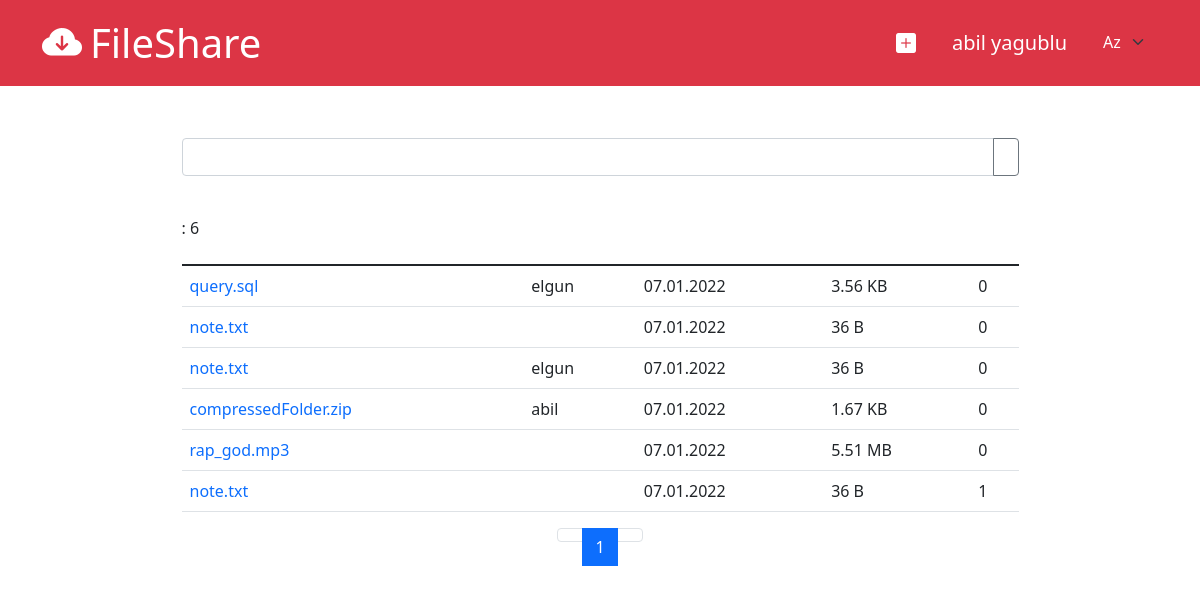
Page /files/all (signed in) on the committed database.
### tables this page shows
CREATE TABLE `fileinfo` (
  `id` int(11) NOT NULL,
  `file_id` int(11) NOT NULL,
  `storage_id` int(11) DEFAULT NULL,
  `download_count` int(11) NOT NULL DEFAULT 0,
  `status` int(11) NOT NULL DEFAULT 0,
  `old_status` int(11) DEFAULT NULL,
  `password` varchar(255) DEFAULT NULL,
  `description` varchar(255) DEFAULT NULL
);

CREATE TABLE `file` (
  `id` int(11) NOT NULL,
  `name` varchar(255) NOT NULL,
  `path` varchar(255) NOT NULL,
  `size` varchar(255) NOT NULL,
  `created_at` datetime NOT NULL DEFAULT current_timestamp(),
  `type` varchar(255) NOT NULL
);

CREATE TABLE `user` (
  `id` int(11) NOT NULL,
  `name` varchar(255) NOT NULL,
  `username` varchar(255) NOT NULL,
  `email` varchar(255) NOT NULL,
  `password` varchar(255) NOT NULL,
  `birthdate` datetime DEFAULT NULL,
  `gender` int(11) DEFAULT NULL,
  `created_at` datetime NOT NULL DEFAULT current_timestamp(),
  `status` int(11) NOT NULL
);

### app/controllers/Files.php (called while the page is built, shortened)
<?php
    class Files extends Controller{
        protected FileInfo $fileInfoModel;
        public function __construct()
        {
            $this->fileInfoModel = $this->model('FileInfo');
        }
        public function all($pageNo = 1){
            $start = ($pageNo - 1) * 10;
            if($_SERVER['REQUEST_METHOD'] == 'POST'){
                $_POST = filter_input_array(INPUT_POST, FILTER_SANITIZE_STRING);
                $result = $this->fileInfoModel->getFileInfosByNameAndMode($_POST['search'], [$start, 10], FileHelper::FILE_ATTR_PUBLIC);
                $result['search'] = $_POST['search'];
            }else{
                $start = ($pageNo - 1) * 10;
                $result = $this->fileInfoModel->getFileInfosByMode([$start, $start + 10], FileHelper::FILE_ATTR_PUBLIC);
            }
            $idArr = ModelHelper::getAllUserFileId($result['files']);
            if(count($idArr) > 0){
                $detailedResult = $this->fileInfoModel->getAllFileInfoUserDetailById($idArr);
                $result['files'] = ModelHelper::mergeFileInfoArr($result['files'], $detailedResult);
            }
            $content = FileHelper::getPageContentByLang('files/all', Core::$lang);
            $result['page_no'] = $pageNo;
            $result['content'] = $content;
            $this->view('files/all', $result);
        }
    }

### app/libraries/Core.php (called while the page is built, shortened)
<?php
    class Core{
        protected $currentMethod = 'index';
        protected $params = [];
        public function __construct()
        {
            $url = $this->getUrl();
            $index = 0;
            if(isset($url[$index]) && file_exists('../app/controllers/' . $url[$index] . '.php')){
                unset($url[$index]);
                $index++;
            }
            $this->currentController = new $this->currentController;
            if(isset($url[$index])){
                if(method_exists($this->currentController, $url[$index])){
                    $this->currentMethod = $url[$index];
                    unset($url[$index]);
                }
                $this->params = $url ? array_values($url) : [];
            }
            call_user_func_array([ $this->currentController, $this->currentMethod ], $this->params);
        }
        public function getUrl(){
            if(isset($_GET['url'])){
                $url = rtrim($_GET['url'], '/');
                $url = filter_var($url, FILTER_SANITIZE_URL);
                $url = explode('/', $url);
                return $url;
            }
        }
    }

### public/index.php (called while the page is built, shortened)
<?php
    new Core();

### app/libraries/Database.php (called while the page is built, shortened)
<?php
    class Database{
        private $dbh;
        private $stmt;
        public function __construct($host, $user, $pass, $dbname){
            $dsn = 'mysql:host=' . $host . ';dbname=' . $dbname;
            $options = [
                PDO::ATTR_PERSISTENT => true,
                PDO::ATTR_ERRMODE => PDO::ERRMODE_EXCEPTION,
                PDO::ATTR_DEFAULT_FETCH_MODE => PDO::FETCH_OBJ,
            ];
            try{
                $this->dbh = new PDO($dsn, $user, $pass, $options);
            }catch(PDOException $e){
                $this->error = $e->getMessage();
                echo $this->error;
            }
        }
        public function query($sql){
            $this->stmt = $this->dbh->prepare($sql);
        }
        public function bind($param, $value, $type = null){
            if(is_null($type)){
                switch(true){
                    case is_int($value):
                        $type = PDO::PARAM_INT;
                        break;
                }
            }
            $this->stmt->bindValue($param, $value, $type);
        }
        public function execute(){
            return $this->stmt->execute();
        }
        public function resultSet(){
            $this->execute();
            return $this->stmt->fetchAll();
        }
        public function single(){
            $this->execute();
            return $this->stmt->fetch();
        }
        public function rowCount(){
            return $this->stmt->rowCount();
        }
    }

### app/models/FileInfo.php (called while the page is built, shortened)
<?php
    class FileInfo extends Model{
        public function getFileInfosByMode(array $range, int $mode){
            $this->db->query("SELECT COUNT(*) as file_count FROM `fileinfo` WHERE `fileinfo`.`status` = :status");
            $this->db->bind(':status', $mode);
            $this->db->execute();
            $totalFile = $this->db->single()->file_count;
            $sql = "SELECT *, `file`.`created_at` as `file_created_at`,
                            `file`.`name` as `file_name`,
                            `fileinfo`.`id` as `fileinfo_id`,
                            `file`.`id` as `file_id` FROM `fileinfo`
                            INNER JOIN `file` ON `fileinfo`.`file_id` = `file`.`id`
                            WHERE `fileinfo`.`status` = :status ORDER BY `file`.`created_at`
                            DESC LIMIT :start, :count";
            $this->db->query($sql);
            $this->db->bind(':status', $mode);
            $this->db->bind(':start', $range[0]);
            $this->db->bind(':count', $range[1]);
            $this->db->execute();
            $dataSet = $this->db->resultSet();
            $pageCount = 0;
            if($this->db->rowCount() != 0)
            {
                $pageCount = ceil($totalFile / $range[1]);
            }
            return [
                'files' => $dataSet,
                'total_count' => $totalFile,
                'page_count' => $pageCount
            ];
        }
        public function getAllFileInfoUserDetailById($fileInfoIdArr){
            $sql = "SELECT *, `file`.`created_at` AS `file_created_at`,
                                         `file`.`name` AS `file_name`,
                                          `fileinfo`.`id` AS `fileinfo_id`,
                                          `fileinfo`.`status` as `fileinfo_status`,
                                          `file`.`id` AS `file_id` FROM `fileinfo`
                                          INNER JOIN `file` ON `fileinfo`.`file_id` = `file`.`id`
                                          INNER JOIN `userstorage` ON `userstorage`.`id` = `fileinfo`.`storage_id`
                                        INNER JOIN `user` ON `userstorage`.`user_id` = `user`.`id` WHERE `fileinfo`.`id` IN (";
            $sql .= implode(",", $fileInfoIdArr) . ")";
            $this->db->query($sql);
            $this->db->execute();
            return $this->db->resultSet();
        }
    }

### app/libraries/Model.php (called while the page is built, shortened)
<?php
    class Model{
        public function __construct()
        {
            $this->db = new Database(DB_HOST, DB_USER, DB_PASS, DB_NAME);
        }
    }

### app/helpers/model_helper.php (called while the page is built, shortened)
<?php
    class ModelHelper{
        public static function getAllUserFileId($fileInfoArr){
            $idArr = [];
            foreach ($fileInfoArr as $fileInfo) {
                if(!is_null($fileInfo->storage_id)){
                    $idArr[] = $fileInfo->fileinfo_id;
                }
            }
            return $idArr;
        }
    }

### app/helpers/sizing_helper.php (called while the page is built)
<?php
    function formatBytes($bytes, $precision = 2) {
        $units = array('B', 'KB', 'MB', 'GB', 'TB');
        $bytes = max($bytes, 0);
        $pow = floor(($bytes ? log($bytes) : 0) / log(1024));
        $pow = min($pow, count($units) - 1);
        $bytes /= pow(1024, $pow);
        return round($bytes, $precision) . ' ' . $units[$pow];
    }

### app/views/files/all.php (the view, shortened to what this page needs)
<?php require_once APPROOT . '/views/partials/header.php'?>
    <div class="container">
        <div class="d-flex flex-column justify-content-center align-items-center w-75 mx-auto">
            <form method="POST" class="w-100">
                <div class="input-group mb-3">
                    <input type="text" class="form-control" name="search" placeholder="<?= $data['content']->search_input ?>" value="<?= isset($data['search']) ? $data['search'] : ''?>">
                    <button class="btn btn-outline-secondary" type="submit" id="button-addon2"><?= $data['content']->search_btn ?></button>
                </div>
            </form>
            <p id="result-count" class="mt-4"><?= $data['content']->search_result ?>: <?= $data['total_count'] ?></p>
            <table class="table table-hover mt-2">
                <thead>
                    <tr>
                        <th><?= $data['content']->table->col0 ?></th>
                        <th><?= $data['content']->table->col1 ?></th>
                        <th><?= $data['content']->table->col2 ?></th>
                        <th><?= $data['content']->table->col3 ?></th>
                        <th><?= $data['content']->table->col4 ?></th>
                    </tr>
                </thead>
                <tbody>
                    <?php foreach ($data['files'] as $file): ?>
                        <tr>
                            <td><a href="<?= URLROOT ?>/files/info/<?= $file->fileinfo_id ?>"><?= $file->file_name ?></a></td>
                            <td><?= property_exists($file, 'username') ? $file->username : $data['content']->guest ?></td>
                            <td><?= (new DateTime($file->file_created_at))->format('d.m.Y') ?></td>
                            <td><?= formatBytes($file->size) ?></td>
                            <td><?= $file->download_count ?> <?= $data['content']->time ?></td>
                        </tr>
                    <?php endforeach; ?>
                </tbody>
            </table>
            <nav >
                <ul class="pagination">
                    <li class="page-item <?= $data['page_no'] == 1 ? 'disabled' : '' ?>">
                      <a class="page-link" href="<?= $data['page_no'] == 1 ? '#' : URLROOT . '/files/all/' . $data['page_no'] - 1 ?>"><?= $data['content']->pagePrev ?></a>
                    </li>
                    <?php for($i = 1; $i <= $data['page_count']; $i++): ?>
                    <li class="page-item <?= $data['page_no'] == $i ? 'active' : '' ?>" aria-current="page">
                        <a class="page-link" href="<?= URLROOT . '/files/all/' . $i?>"><?= $i ?></a>
                    </li>
                    <?php endfor; ?>
                    <li class="page-item <?= $data['page_no'] == $data['page_count'] || $data['page_count'] == 0 ? 'disabled' : '' ?>">
                        <a class="page-link" href="<?= $data['page_no'] == $data['page_count'] ? '#' : URLROOT . '/files/all/' . $data['page_no'] + 1 ?>"><?= $data['content']->pageNext ?></a>
                    </li>
                </ul>
            </nav>
        </div>
    </div>
<?php require_once APPROOT . '/views/partials/footer.php'?>

### public/css/style.css (style rules this page uses)
a { text-decoration: none; }
body, p { margin: 0; }
#result-count { align-self: start; }
body::before { display: block; height: 90px; content: ""; }

### rows in the picture
fileinfo: file.name "query.sql", user.username "elgun", file.created_at "07.01.2022", file.size "3.56 KB", download_count "0"
fileinfo: file.name "note.txt", file.created_at "07.01.2022", file.size "36 B", download_count "0"
fileinfo: file.name "note.txt", user.username "elgun", file.created_at "07.01.2022", file.size "36 B", download_count "0"
fileinfo: file.name "compressedFolder.zip", user.username "abil", file.created_at "07.01.2022", file.size "1.67 KB", download_count "0"
fileinfo: file.name "rap_god.mp3", file.created_at "07.01.2022", file.size "5.51 MB", download_count "0"
fileinfo: file.name "note.txt", file.created_at "07.01.2022", file.size "36 B", download_count "1"

### other values in the picture
SITENAME "FileShare"
$_SESSION['user_name'] "abil yagublu"
$data['total_count'] "6"
form field value "Az"
